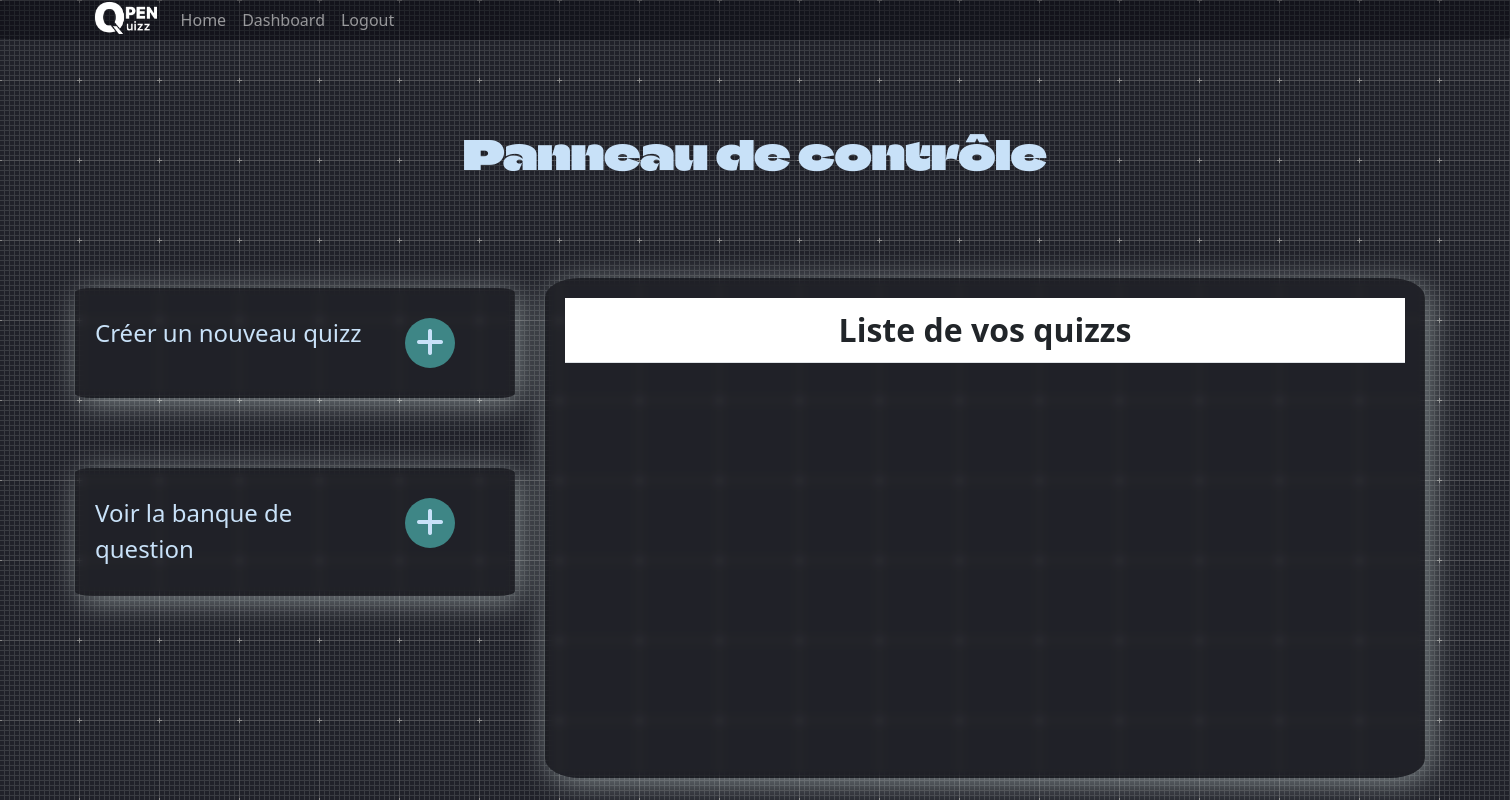
Page /dashboard/ (signed in) on the earlier database version.
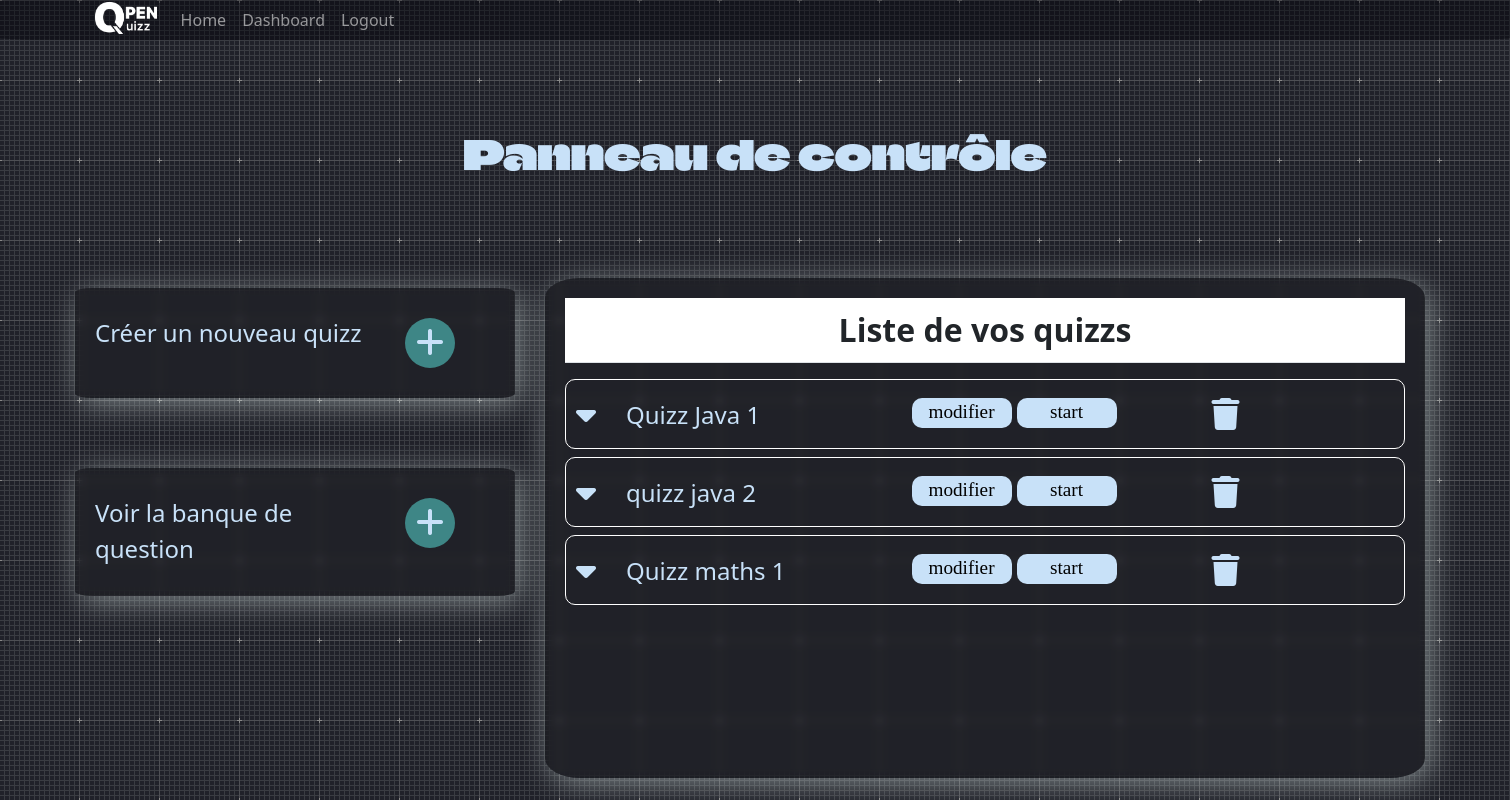
Same page on the later database version.
### administrateur/models.py (models this page shows)
class Quizz(models.Model):
    id = models.UUIDField(primary_key=True, default=uuid.uuid4, editable=False)
    pseudo = models.CharField(max_length=255)
    name = models.CharField(max_length=255, default="null")
    questions = models.TextField(default="")
    mode = models.CharField(max_length=255)
    timer = models.IntegerField(default=0)
    afficher = models.BooleanField(default=False)
    stocker = models.BooleanField(default=False)
    numero = models.IntegerField(default=0)  # ne sert à rien d 'autre que la simplification du processus de suppression de questions

### administrateur/views.py (the view, shortened to what this page needs)
# urls.py: path('dashboard/', dashboard, name="dashboard"),
@login_required
def dashboard(request):
    quizzs = Quizz.objects.all().filter(pseudo=str(request.user.username))
    for k in range(len(quizzs)):
        quizzs[k].numero = k
        quizzs[k].save()
    context = {
        "quizzs":quizzs,
    }
    return render(request, "administrateur/dashboard.html", context)

### administrateur/templates/administrateur/dashboard.html (shortened to what this page needs)
{% load static %}
<!DOCTYPE html>
<html lang="fr">
<head>
    <link rel="stylesheet" href="{% static 'administrateur/css/dashboard.css' %}">
    <link href="https://cdn.jsdelivr.net/npm/bootstrap@5.3.0-alpha1/dist/css/bootstrap.min.css" rel="stylesheet">
</head>
<body>
    {% include 'OpenQuizz/navbarconnected.html' %}
    <div class="main">
    <div class="titleup">
        <h1 class="alltitre">Panneau de contrôle</h1>
    </div>
        <div class="all">
            <div class="gauche">
                <div class="creer_quizz">
                    <div class="texte1">
                    <p>Créer un nouveau quizz</p>
                    </div>
                    <div class="bouton2">
                        <div class="cercle2">
                            <a href="/creation-quizz/">
                            <div class="a">
                                <i class="fa-solid fa-plus"></i>
                            </div>
                                </a>
                        </div>
                    </div>
                </div>
                <div class="lancer_quizz">
                    <div class="texte1">
                        <p>Voir la banque de question</p>
                    </div>
                    <div class="bouton3">
                        <div class="cercle3">
                           <a href="/banque-question/">
                            <div class="a">
                                <i class="fa-solid fa-plus"></i>
                            </div>
                                </a>
                        </div>
                        </div>
                    </div>
                </div>
            <div class="droite">
                <div class="tableau">
                    <table id="table3" class="table">
                        <tr>
                            <th class="titre">Liste de vos quizzs</th>
                        </tr>
                    </table>
                       <div class="displayquestions">
                        {% for quizz in quizzs %}
                                <div class="question" id="{{quizz.numero}}quizz">
                                <div class="partiesup">
                                <div class="downarrow" id="{{quizz.numero}}" name="downarrow{quizz.numero}}">
                                    <div class="al">
                                    <i class="fa-sharp fa-solid fa-caret-down"></i>
                                    </div>
                                </div>
                                    <div class="display">
                                    <div class="texteq">
                                        <p class="{{quizz.numero}}">{{quizz.name}}</p>
                                    </div>
                                    <div class="edit">
                                    <div class="modify">
                                        <a href="{% url 'administrateur:modifyquizz' id=quizz.id %}">
                                            <div class="cadremofidy" id="{{quizz.numero}}">
                                            <p>modifier</p>
                                        </a>
                                    </div>
                                    </div>
                                <div class="startquizz">
                                    <div class="cadre">
                                        <p>start</p>
                                    </div>
                                </div>
                                        </div>
                                    <div class="supp" id="{{quizz.numero}}">
                                        <div class="a" id="suppbin">
                                            <i class="fa-solid fa-trash"></i>
                                        </div>
                                    </div>
                                        </div>
                                </div>
                                </div>
                        {% endfor %}
                 </div>
                </div>
            </div>
        </div>
    </div>
</body>
</html>

### OpenQuizz/templates/OpenQuizz/navbarconnected.html (shortened to what this page needs)
{% load static %}
<header>
    <nav class="navbar fixed-top navbar-expand-lg navbar-dark" style="background-color: rgb(0,0,09,0.4); border-radius: 0 0 5% 5%; padding: 0 ">
        <div class="container" style="padding-left: 0">
        <a href="../" class="navbar-brand mb-0 h1" style="padding: 0 ; justify-content: left">
            <img src="{% static "OpenQuizz/img/logo.png" %}" style="height: 4vh ; margin-bottom: 5px " >
        </a>
        <div class="collapse navbar-collapse" id="navbarNav">
            <ul class="navbar-nav">
                <li class="nav-item">
                    <a href="../" class="nav-link" style="transition: all .4s;">
                        Home
                    </a>
                </li>
                <li class="nav-item">
                    <a href="{% url 'administrateur:dashboard' %}" class="nav-link" style="transition: all .4s;">
                        Dashboard
                    </a>
                </li>
                <li class="nav-item">
                    <a href="{% url 'accounts:logout' %}" class="nav-link" style="transition: all .4s;">
                        Logout
                    </a>
                </li>
            </ul>
        </div>
        </div>
    </nav>
</header>

### administrateur/static/administrateur/css/dashboard.css (style rules this page uses)
* { margin: 0; padding: 0; outline: 0; border: 0; border-spacing: 0; box-sizing: border-box; }
body { background-image: url("../img/graphy--light--1920x1080.png"); }
.main { height: 100%; padding-top: 30px; overflow: hidden; }
.main .alltitre { margin: 100px 0px; text-align: center; font-family: Font; color: #c8e1f8; }
p { transform: translateY(7px); font-size: 1.5rem; color: #c8e1f8; align-content: center; }
.all { position: absolute; margin: 0 auto; display: flex; flex-direction: row; justify-content: space-between; z-index: -100; }
.gauche { min-width: 300px; transform: translateY(10px); display: flex; flex-direction: column; width: 500px; height: 500px; margin-left:5% ; margin-right: 1%; }
.droite { min-width: 300px; overflow: auto; margin: 0 auto; margin-right: 5%; margin-left: 1%; display: flex; flex-direction: column; width: 1000px; height: 500px; -webkit-backdrop-filter: blur(15px); backdrop-filter: blur(4px); background-color: rgba(0, 0, 0, 0.2); border-radius: 4%; box-shadow: 5px 5px 30px rgba(240, 255, 251, 0.45); }
.texte1 { width: 75%; }
.bouton1, .bouton2, .bouton3 { width: 25%; padding: 10px; }
.cercle1, .cercle2, .cercle3 { width: 50px; height: 50px; background-color: #3e8686; border-radius: 50%; text-align: center; }
.a i { height: 100%; width: 100%; transform: translate(0,8px); color: #c8e1f8; font-size: 2rem; }
a { text-decoration: none !important; }
.creer_quizz { display: flex; flex-direction: row; padding: 20px; margin-bottom: 70px; -webkit-backdrop-filter: blur(15px); backdrop-filter: blur(4px); background-color: rgba(0, 0, 0, 0.2); border-radius: 4%; box-shadow: 5px 5px 30px rgba(240, 255, 251, 0.45); }
.lancer_quizz { display: flex; flex-direction: row; -webkit-backdrop-filter: blur(15px); backdrop-filter: blur(4px); background-color: rgba(0, 0, 0, 0.2); border-radius: 4%; box-shadow: 5px 5px 30px rgba(240, 255, 251, 0.45); padding: 20px; margin-bottom: 70px; }
.tableau { padding: 20px; }
table { color: #c8e1f8; }
th { color: #c8e1f8; border: 2px solid #c8e1f8; }
.partiesup { display: flex; flex-direction: row; }
.question { display: flex; flex-direction: column; border: 1px solid white; margin-bottom: 8px; border-radius: 10px; height: 70px; padding: 10px; width: 100%; }
.question .downarrow { display: flex; flex-direction: column; width: 50px; color: #c8e1f8; }
.question .downarrow i { width: 50px; height: 50px; }
.al i { height: 100%; width: 100%; transform: translate(0,8px); color: #c8e1f8; font-size: 2rem; }
.question .texteq { text-align: left; width: 70%; }
.question .startquizz, .question .modify { width: 100px; cursor: pointer; }
.question .startquizz .cadre, .question .modify .cadremofidy { transform: translateY(8px); background-color: #c8e1f8; border-radius: 10px; color: black; }
.question .startquizz .cadre { margin-left: 5px; width: 100px; height: 30px; }
.question .modify .cadremofidy { margin-right: 5px; width: 100px; height: 30px; }
.question .startquizz .cadre p, .question .modify .cadremofidy p { transform: translateY(0); text-align: center; color: black; font-size: 1.2rem; font-family: Font_Armand; }
.titre { font-size: 2rem; color: #c8e1f8; text-align: center; }
.supp { width: 5%; margin-left: 100px; }
.edit { display: flex; flex-direction: row; }
.display { display: flex; flex-direction: row; width: 75%; }

Differences in the rows shown:
added Quizz: name "Quizz Java 1"
added Quizz: name "quizz java 2"
added Quizz: name "Quizz maths 1"
